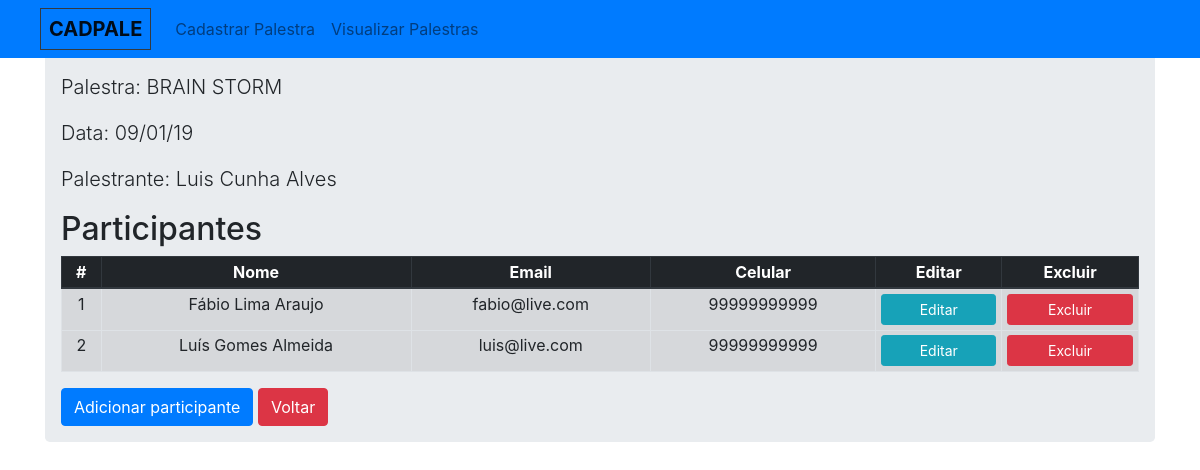
/paledetail.php?id=9&palestra=BRAIN STORM&data=09/01/19&palestrante=Luis Cunha Alves, run on the app's committed database.
### tables this page shows
CREATE TABLE `participante` (
  `id` int(11) NOT NULL AUTO_INCREMENT,
  `nome` varchar(45) NOT NULL,
  `email` varchar(100) DEFAULT NULL,
  `celular` varchar(11) DEFAULT NULL,
  `idpalestra` int(11) NOT NULL,
  `del` bit(1) DEFAULT b'0',
  PRIMARY KEY (`id`),
  KEY `fk-palestra_idx` (`idpalestra`),
  CONSTRAINT `fk-palestra` FOREIGN KEY (`idpalestra`) REFERENCES `palestra` (`id`) ON DELETE NO ACTION ON UPDATE NO ACTION
);

### paledetail.php (the view, shortened to what this page needs)
<?php include("cabecalho.php");
if(isset($_GET['id'])){
  $id = $_GET['id'];
  $palestra = $_GET['palestra'];
  $data = $_GET['data'];
  $palestrante = $_GET['palestrante'];
}
else{
  header("location: index.php");
}
try{
  $Conexao    = Conexao::getConnection();
  $query      = $Conexao->prepare("SELECT id, nome, email, celular FROM participante where idpalestra = :idpalestra and del = b'0';");
  $query->execute(array(
    ':idpalestra' => $id
  ));
  $participantes   = $query->fetchAll();
}catch(Exception $e){
  echo $e->getMessage();
  exit;
}
?>
<main role="main">
      <div class="jumbotron" style="padding: 1rem 1rem;">
        <h1>Detalhe: <?php echo $palestra ?></h1>
        <p class="lead">Palestra: <?php echo $palestra ?></p>
        <p class="lead">Data: <?php echo $data ?></p>
        <p class="lead">Palestrante: <?php echo $palestrante ?></p>
        <h2>Participantes</h2>
        <div class="table-responsive">
    <table class="table table-secondary table-bordered table-sm text-center ">
  <thead class="thead-dark">
    <tr>
      <th scope="col">#</th>
      <th scope="col">Nome</th>
      <th scope="col">Email</th>
      <th scope="col">Celular</th>
      <th scope="col">Editar</th>
      <th scope="col">Excluir</th>
    </tr>
  </thead>
  <tbody>
  <?php
  if(count($participantes) > 0){
      foreach($participantes as $participante) {
   ?>
      <tr>
           <td><?php echo $participante['id']; ?></td>
           <td><?php echo $participante['nome']; ?></td>
           <td><?php echo $participante['email']; ?></td>
           <td><?php echo $participante['celular']; ?></td>
           <td><a class="btn btn-info btn-sm" style="width: 100%" onclick="gravarUrlLocalStorage()"
           href="<?php echo "partiform.php?tipo=editar&id=".$participante['id']."&nome=".$participante['nome']."&email=".$participante['email']."&celular=".$participante['celular']."&idpalestra=".$id ?>">Editar</a></td>
           <td><button class="btn btn-danger btn-sm" style="width: 100%" onClick="abrirModal(<?php echo $participante['id']; ?>)">Excluir</button></td>
           </tr>
   <?php
       }
      }
       else{
         echo "<tr><td colspan=\"6\">Nenhum participante cadastrado!</td></tr>";
       }
   ?>
  </tbody>
</table>
<a class="btn btn-primary" onclick="gravarUrlLocalStorage()" href="partiform.php?tipo=incluir&idpalestra=<?php echo $id ?>" role="button">Adicionar participante</a>
<a href="index.php" class="btn btn-danger">Voltar</a>
      </div>
    </main>
<?php include("rodape.php") ?>

### data on the page
participante: id "1", nome "Fábio Lima Araujo", email "fabio@live.com", celular "99999999999"
participante: id "2", nome "Luís Gomes Almeida", email "luis@live.com", celular "99999999999"

### other printed values
$palestra "BRAIN STORM"
$data "09/01/19"
$palestrante "Luis Cunha Alves"
